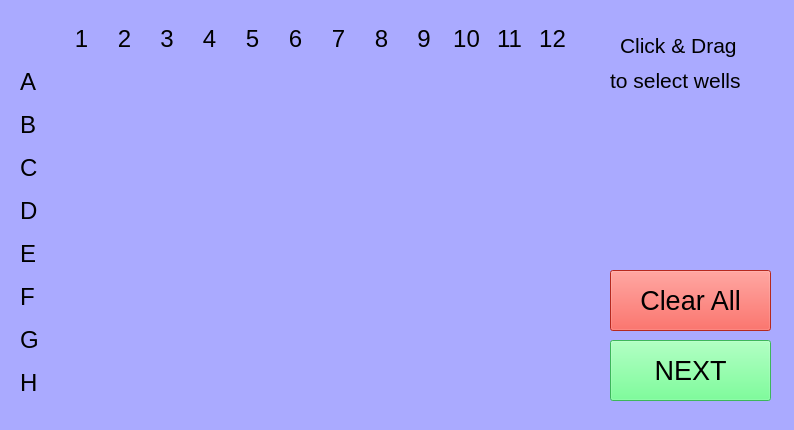
<?xml version="1.0" encoding="UTF-8"?>
<ui version="4.0">
 <class>Form</class>
 <widget class="QWidget" name="Form">
  <property name="geometry">
   <rect>
    <x>0</x>
    <y>0</y>
    <width>794</width>
    <height>430</height>
   </rect>
  </property>
  <property name="windowTitle">
   <string>Form</string>
  </property>
  <property name="styleSheet">
   <string notr="true">background-color: rgb(170, 170, 255);</string>
  </property>
  <widget class="QPushButton" name="nextButton">
   <property name="geometry">
    <rect>
     <x>610</x>
     <y>340</y>
     <width>161</width>
     <height>61</height>
    </rect>
   </property>
   <property name="font">
    <font>
     <pointsize>20</pointsize>
    </font>
   </property>
   <property name="styleSheet">
    <string notr="true">background-color: rgb(85, 255, 127);</string>
   </property>
   <property name="text">
    <string>NEXT</string>
   </property>
  </widget>
  <widget class="QLabel" name="label_118">
   <property name="geometry">
    <rect>
     <x>620</x>
     <y>20</y>
     <width>131</width>
     <height>51</height>
    </rect>
   </property>
   <property name="font">
    <font>
     <pointsize>16</pointsize>
    </font>
   </property>
   <property name="text">
    <string>Click &amp; Drag </string>
   </property>
  </widget>
  <widget class="QLabel" name="label_119">
   <property name="geometry">
    <rect>
     <x>610</x>
     <y>60</y>
     <width>151</width>
     <height>41</height>
    </rect>
   </property>
   <property name="font">
    <font>
     <pointsize>16</pointsize>
    </font>
   </property>
   <property name="text">
    <string>to select wells</string>
   </property>
  </widget>
  <widget class="QPushButton" name="clearButton">
   <property name="geometry">
    <rect>
     <x>610</x>
     <y>270</y>
     <width>161</width>
     <height>61</height>
    </rect>
   </property>
   <property name="font">
    <font>
     <pointsize>20</pointsize>
    </font>
   </property>
   <property name="styleSheet">
    <string notr="true">background-color: rgb(255, 57, 43);</string>
   </property>
   <property name="text">
    <string>Clear All</string>
   </property>
  </widget>
  <widget class="QWidget" name="">
   <property name="geometry">
    <rect>
     <x>20</x>
     <y>20</y>
     <width>551</width>
     <height>381</height>
    </rect>
   </property>
   <layout class="QGridLayout" name="gridLayout">
    <item row="0" column="11">
     <widget class="QLabel" name="label_107">
      <property name="font">
       <font>
        <pointsize>18</pointsize>
       </font>
      </property>
      <property name="text">
       <string>11</string>
      </property>
      <property name="alignment">
       <set>Qt::AlignCenter</set>
      </property>
     </widget>
    </item>
    <item row="1" column="0">
     <widget class="QLabel" name="label_110">
      <property name="font">
       <font>
        <pointsize>18</pointsize>
       </font>
      </property>
      <property name="text">
       <string>A</string>
      </property>
     </widget>
    </item>
    <item row="0" column="2">
     <widget class="QLabel" name="label_98">
      <property name="font">
       <font>
        <pointsize>18</pointsize>
       </font>
      </property>
      <property name="text">
       <string>2</string>
      </property>
      <property name="alignment">
       <set>Qt::AlignCenter</set>
      </property>
     </widget>
    </item>
    <item row="0" column="3">
     <widget class="QLabel" name="label_99">
      <property name="font">
       <font>
        <pointsize>18</pointsize>
       </font>
      </property>
      <property name="text">
       <string>3</string>
      </property>
      <property name="alignment">
       <set>Qt::AlignCenter</set>
      </property>
     </widget>
    </item>
    <item row="1" column="1">
     <widget class="QLabel" name="A1">
      <property name="text">
       <string/>
      </property>
      <property name="pixmap">
       <pixmap>notSelectedWellLogo.svg</pixmap>
      </property>
      <property name="scaledContents">
       <bool>true</bool>
      </property>
     </widget>
    </item>
    <item row="0" column="4">
     <widget class="QLabel" name="label_100">
      <property name="font">
       <font>
        <pointsize>18</pointsize>
       </font>
      </property>
      <property name="text">
       <string>4</string>
      </property>
      <property name="alignment">
       <set>Qt::AlignCenter</set>
      </property>
     </widget>
    </item>
    <item row="0" column="7">
     <widget class="QLabel" name="label_103">
      <property name="font">
       <font>
        <pointsize>18</pointsize>
       </font>
      </property>
      <property name="text">
       <string>7</string>
      </property>
      <property name="alignment">
       <set>Qt::AlignCenter</set>
      </property>
     </widget>
    </item>
    <item row="0" column="10">
     <widget class="QLabel" name="label_106">
      <property name="font">
       <font>
        <pointsize>18</pointsize>
       </font>
      </property>
      <property name="text">
       <string>10</string>
      </property>
      <property name="alignment">
       <set>Qt::AlignCenter</set>
      </property>
     </widget>
    </item>
    <item row="1" column="2">
     <widget class="QLabel" name="A2">
      <property name="text">
       <string/>
      </property>
      <property name="pixmap">
       <pixmap>notSelectedWellLogo.svg</pixmap>
      </property>
      <property name="scaledContents">
       <bool>true</bool>
      </property>
     </widget>
    </item>
    <item row="0" column="5">
     <widget class="QLabel" name="label_101">
      <property name="font">
       <font>
        <pointsize>18</pointsize>
       </font>
      </property>
      <property name="text">
       <string>5</string>
      </property>
      <property name="alignment">
       <set>Qt::AlignCenter</set>
      </property>
     </widget>
    </item>
    <item row="0" column="12">
     <widget class="QLabel" name="label_108">
      <property name="font">
       <font>
        <pointsize>18</pointsize>
       </font>
      </property>
      <property name="text">
       <string>12</string>
      </property>
      <property name="alignment">
       <set>Qt::AlignCenter</set>
      </property>
     </widget>
    </item>
    <item row="1" column="3">
     <widget class="QLabel" name="A3">
      <property name="text">
       <string/>
      </property>
      <property name="pixmap">
       <pixmap>notSelectedWellLogo.svg</pixmap>
      </property>
      <property name="scaledContents">
       <bool>true</bool>
      </property>
     </widget>
    </item>
    <item row="0" column="0">
     <widget class="QLabel" name="label_109">
      <property name="font">
       <font>
        <pointsize>18</pointsize>
       </font>
      </property>
      <property name="text">
       <string/>
      </property>
     </widget>
    </item>
    <item row="1" column="4">
     <widget class="QLabel" name="A4">
      <property name="text">
       <string/>
      </property>
      <property name="pixmap">
       <pixmap>notSelectedWellLogo.svg</pixmap>
      </property>
      <property name="scaledContents">
       <bool>true</bool>
      </property>
     </widget>
    </item>
    <item row="0" column="9">
     <widget class="QLabel" name="label_105">
      <property name="font">
       <font>
        <pointsize>18</pointsize>
       </font>
      </property>
      <property name="text">
       <string>9</string>
      </property>
      <property name="alignment">
       <set>Qt::AlignCenter</set>
      </property>
     </widget>
    </item>
    <item row="0" column="6">
     <widget class="QLabel" name="label_102">
      <property name="font">
       <font>
        <pointsize>18</pointsize>
       </font>
      </property>
      <property name="text">
       <string>6</string>
      </property>
      <property name="alignment">
       <set>Qt::AlignCenter</set>
      </property>
     </widget>
    </item>
    <item row="0" column="8">
     <widget class="QLabel" name="label_104">
      <property name="font">
       <font>
        <pointsize>18</pointsize>
       </font>
      </property>
      <property name="text">
       <string>8</string>
      </property>
      <property name="alignment">
       <set>Qt::AlignCenter</set>
      </property>
     </widget>
    </item>
    <item row="2" column="6">
     <widget class="QLabel" name="B6">
      <property name="text">
       <string/>
      </property>
      <property name="pixmap">
       <pixmap>notSelectedWellLogo.svg</pixmap>
      </property>
      <property name="scaledContents">
       <bool>true</bool>
      </property>
     </widget>
    </item>
    <item row="1" column="11">
     <widget class="QLabel" name="A11">
      <property name="text">
       <string/>
      </property>
      <property name="pixmap">
       <pixmap>notSelectedWellLogo.svg</pixmap>
      </property>
      <property name="scaledContents">
       <bool>true</bool>
      </property>
     </widget>
    </item>
    <item row="1" column="6">
     <widget class="QLabel" name="A6">
      <property name="text">
       <string/>
      </property>
      <property name="pixmap">
       <pixmap>notSelectedWellLogo.svg</pixmap>
      </property>
      <property name="scaledContents">
       <bool>true</bool>
      </property>
     </widget>
    </item>
    <item row="2" column="3">
     <widget class="QLabel" name="B3">
      <property name="text">
       <string/>
      </property>
      <property name="pixmap">
       <pixmap>notSelectedWellLogo.svg</pixmap>
      </property>
      <property name="scaledContents">
       <bool>true</bool>
      </property>
     </widget>
    </item>
    <item row="2" column="8">
     <widget class="QLabel" name="B8">
      <property name="text">
       <string/>
      </property>
      <property name="pixmap">
       <pixmap>notSelectedWellLogo.svg</pixmap>
      </property>
      <property name="scaledContents">
       <bool>true</bool>
      </property>
     </widget>
    </item>
    <item row="1" column="12">
     <widget class="QLabel" name="A12">
      <property name="text">
       <string/>
      </property>
      <property name="pixmap">
       <pixmap>notSelectedWellLogo.svg</pixmap>
      </property>
      <property name="scaledContents">
       <bool>true</bool>
      </property>
     </widget>
    </item>
    <item row="3" column="1">
     <widget class="QLabel" name="C1">
      <property name="text">
       <string/>
      </property>
      <property name="pixmap">
       <pixmap>notSelectedWellLogo.svg</pixmap>
      </property>
      <property name="scaledContents">
       <bool>true</bool>
      </property>
     </widget>
    </item>
    <item row="2" column="1">
     <widget class="QLabel" name="B1">
      <property name="text">
       <string/>
      </property>
      <property name="pixmap">
       <pixmap>notSelectedWellLogo.svg</pixmap>
      </property>
      <property name="scaledContents">
       <bool>true</bool>
      </property>
     </widget>
    </item>
    <item row="3" column="7">
     <widget class="QLabel" name="C7">
      <property name="text">
       <string/>
      </property>
      <property name="pixmap">
       <pixmap>notSelectedWellLogo.svg</pixmap>
      </property>
      <property name="scaledContents">
       <bool>true</bool>
      </property>
     </widget>
    </item>
    <item row="3" column="8">
     <widget class="QLabel" name="C8">
      <property name="text">
       <string/>
      </property>
      <property name="pixmap">
       <pixmap>notSelectedWellLogo.svg</pixmap>
      </property>
      <property name="scaledContents">
       <bool>true</bool>
      </property>
     </widget>
    </item>
    <item row="1" column="8">
     <widget class="QLabel" name="A8">
      <property name="text">
       <string/>
      </property>
      <property name="pixmap">
       <pixmap>notSelectedWellLogo.svg</pixmap>
      </property>
      <property name="scaledContents">
       <bool>true</bool>
      </property>
     </widget>
    </item>
    <item row="2" column="0">
     <widget class="QLabel" name="label_111">
      <property name="font">
       <font>
        <pointsize>18</pointsize>
       </font>
      </property>
      <property name="text">
       <string>B</string>
      </property>
     </widget>
    </item>
    <item row="2" column="10">
     <widget class="QLabel" name="B10">
      <property name="text">
       <string/>
      </property>
      <property name="pixmap">
       <pixmap>notSelectedWellLogo.svg</pixmap>
      </property>
      <property name="scaledContents">
       <bool>true</bool>
      </property>
     </widget>
    </item>
    <item row="3" column="3">
     <widget class="QLabel" name="C3">
      <property name="text">
       <string/>
      </property>
      <property name="pixmap">
       <pixmap>notSelectedWellLogo.svg</pixmap>
      </property>
      <property name="scaledContents">
       <bool>true</bool>
      </property>
     </widget>
    </item>
    <item row="3" column="5">
     <widget class="QLabel" name="C5">
      <property name="text">
       <string/>
      </property>
      <property name="pixmap">
       <pixmap>notSelectedWellLogo.svg</pixmap>
      </property>
      <property name="scaledContents">
       <bool>true</bool>
      </property>
     </widget>
    </item>
    <item row="3" column="9">
     <widget class="QLabel" name="C9">
      <property name="text">
       <string/>
      </property>
      <property name="pixmap">
       <pixmap>notSelectedWellLogo.svg</pixmap>
      </property>
      <property name="scaledContents">
       <bool>true</bool>
      </property>
     </widget>
    </item>
    <item row="3" column="10">
     <widget class="QLabel" name="C10">
      <property name="text">
       <string/>
      </property>
      <property name="pixmap">
       <pixmap>notSelectedWellLogo.svg</pixmap>
      </property>
      <property name="scaledContents">
       <bool>true</bool>
      </property>
     </widget>
    </item>
    <item row="2" column="7">
     <widget class="QLabel" name="B7">
      <property name="text">
       <string/>
      </property>
      <property name="pixmap">
       <pixmap>notSelectedWellLogo.svg</pixmap>
      </property>
      <property name="scaledContents">
       <bool>true</bool>
      </property>
     </widget>
    </item>
    <item row="2" column="5">
     <widget class="QLabel" name="B5">
      <property name="text">
       <string/>
      </property>
      <property name="pixmap">
       <pixmap>notSelectedWellLogo.svg</pixmap>
      </property>
      <property name="scaledContents">
       <bool>true</bool>
      </property>
     </widget>
    </item>
    <item row="1" column="7">
     <widget class="QLabel" name="A7">
      <property name="text">
       <string/>
      </property>
      <property name="pixmap">
       <pixmap>notSelectedWellLogo.svg</pixmap>
      </property>
      <property name="scaledContents">
       <bool>true</bool>
      </property>
     </widget>
    </item>
    <item row="2" column="12">
     <widget class="QLabel" name="B12">
      <property name="text">
       <string/>
      </property>
      <property name="pixmap">
       <pixmap>notSelectedWellLogo.svg</pixmap>
      </property>
      <property name="scaledContents">
       <bool>true</bool>
      </property>
     </widget>
    </item>
    <item row="3" column="2">
     <widget class="QLabel" name="C2">
      <property name="text">
       <string/>
      </property>
      <property name="pixmap">
       <pixmap>notSelectedWellLogo.svg</pixmap>
      </property>
      <property name="scaledContents">
       <bool>true</bool>
      </property>
     </widget>
    </item>
    <item row="2" column="9">
     <widget class="QLabel" name="B9">
      <property name="text">
       <string/>
      </property>
      <property name="pixmap">
       <pixmap>notSelectedWellLogo.svg</pixmap>
      </property>
      <property name="scaledContents">
       <bool>true</bool>
      </property>
     </widget>
    </item>
    <item row="3" column="4">
     <widget class="QLabel" name="C4">
      <property name="text">
       <string/>
      </property>
      <property name="pixmap">
       <pixmap>notSelectedWellLogo.svg</pixmap>
      </property>
      <property name="scaledContents">
       <bool>true</bool>
      </property>
     </widget>
    </item>
    <item row="1" column="5">
     <widget class="QLabel" name="A5">
      <property name="text">
       <string/>
      </property>
      <property name="pixmap">
       <pixmap>notSelectedWellLogo.svg</pixmap>
      </property>
      <property name="scaledContents">
       <bool>true</bool>
      </property>
     </widget>
    </item>
    <item row="2" column="2">
     <widget class="QLabel" name="B2">
      <property name="text">
       <string/>
      </property>
      <property name="pixmap">
       <pixmap>notSelectedWellLogo.svg</pixmap>
      </property>
      <property name="scaledContents">
       <bool>true</bool>
      </property>
     </widget>
    </item>
    <item row="1" column="10">
     <widget class="QLabel" name="A10">
      <property name="text">
       <string/>
      </property>
      <property name="pixmap">
       <pixmap>notSelectedWellLogo.svg</pixmap>
      </property>
      <property name="scaledContents">
       <bool>true</bool>
      </property>
     </widget>
    </item>
    <item row="2" column="4">
     <widget class="QLabel" name="B4">
      <property name="text">
       <string/>
      </property>
      <property name="pixmap">
       <pixmap>notSelectedWellLogo.svg</pixmap>
      </property>
      <property name="scaledContents">
       <bool>true</bool>
      </property>
     </widget>
    </item>
    <item row="1" column="9">
     <widget class="QLabel" name="A9">
      <property name="text">
       <string/>
      </property>
      <property name="pixmap">
       <pixmap>notSelectedWellLogo.svg</pixmap>
      </property>
      <property name="scaledContents">
       <bool>true</bool>
      </property>
     </widget>
    </item>
    <item row="2" column="11">
     <widget class="QLabel" name="B11">
      <property name="text">
       <string/>
      </property>
      <property name="pixmap">
       <pixmap>notSelectedWellLogo.svg</pixmap>
      </property>
      <property name="scaledContents">
       <bool>true</bool>
      </property>
     </widget>
    </item>
    <item row="3" column="0">
     <widget class="QLabel" name="label_112">
      <property name="font">
       <font>
        <pointsize>18</pointsize>
       </font>
      </property>
      <property name="text">
       <string>C</string>
      </property>
     </widget>
    </item>
    <item row="3" column="6">
     <widget class="QLabel" name="C6">
      <property name="text">
       <string/>
      </property>
      <property name="pixmap">
       <pixmap>notSelectedWellLogo.svg</pixmap>
      </property>
      <property name="scaledContents">
       <bool>true</bool>
      </property>
     </widget>
    </item>
    <item row="5" column="1">
     <widget class="QLabel" name="E1">
      <property name="text">
       <string/>
      </property>
      <property name="pixmap">
       <pixmap>notSelectedWellLogo.svg</pixmap>
      </property>
      <property name="scaledContents">
       <bool>true</bool>
      </property>
     </widget>
    </item>
    <item row="3" column="12">
     <widget class="QLabel" name="C12">
      <property name="text">
       <string/>
      </property>
      <property name="pixmap">
       <pixmap>notSelectedWellLogo.svg</pixmap>
      </property>
      <property name="scaledContents">
       <bool>true</bool>
      </property>
     </widget>
    </item>
    <item row="4" column="2">
     <widget class="QLabel" name="D2">
      <property name="text">
       <string/>
      </property>
      <property name="pixmap">
       <pixmap>notSelectedWellLogo.svg</pixmap>
      </property>
      <property name="scaledContents">
       <bool>true</bool>
      </property>
     </widget>
    </item>
    <item row="5" column="2">
     <widget class="QLabel" name="E2">
      <property name="text">
       <string/>
      </property>
      <property name="pixmap">
       <pixmap>notSelectedWellLogo.svg</pixmap>
      </property>
      <property name="scaledContents">
       <bool>true</bool>
      </property>
     </widget>
    </item>
    <item row="5" column="3">
     <widget class="QLabel" name="E3">
      <property name="text">
       <string/>
      </property>
      <property name="pixmap">
       <pixmap>notSelectedWellLogo.svg</pixmap>
      </property>
      <property name="scaledContents">
       <bool>true</bool>
      </property>
     </widget>
    </item>
    <item row="5" column="4">
     <widget class="QLabel" name="E4">
      <property name="text">
       <string/>
      </property>
      <property name="pixmap">
       <pixmap>notSelectedWellLogo.svg</pixmap>
      </property>
      <property name="scaledContents">
       <bool>true</bool>
      </property>
     </widget>
    </item>
    <item row="4" column="7">
     <widget class="QLabel" name="D7">
      <property name="text">
       <string/>
      </property>
      <property name="pixmap">
       <pixmap>notSelectedWellLogo.svg</pixmap>
      </property>
      <property name="scaledContents">
       <bool>true</bool>
      </property>
     </widget>
    </item>
    <item row="5" column="5">
     <widget class="QLabel" name="E5">
      <property name="text">
       <string/>
      </property>
      <property name="pixmap">
       <pixmap>notSelectedWellLogo.svg</pixmap>
      </property>
      <property name="scaledContents">
       <bool>true</bool>
      </property>
     </widget>
    </item>
    <item row="3" column="11">
     <widget class="QLabel" name="C11">
      <property name="text">
       <string/>
      </property>
      <property name="pixmap">
       <pixmap>notSelectedWellLogo.svg</pixmap>
      </property>
      <property name="scaledContents">
       <bool>true</bool>
      </property>
     </widget>
    </item>
    <item row="5" column="6">
     <widget class="QLabel" name="E6">
      <property name="text">
       <string/>
      </property>
      <property name="pixmap">
       <pixmap>notSelectedWellLogo.svg</pixmap>
      </property>
      <property name="scaledContents">
       <bool>true</bool>
      </property>
     </widget>
    </item>
    <item row="4" column="0">
     <widget class="QLabel" name="label_113">
      <property name="font">
       <font>
        <pointsize>18</pointsize>
       </font>
      </property>
      <property name="text">
       <string>D</string>
      </property>
     </widget>
    </item>
    <item row="4" column="4">
     <widget class="QLabel" name="D4">
      <property name="text">
       <string/>
      </property>
      <property name="pixmap">
       <pixmap>notSelectedWellLogo.svg</pixmap>
      </property>
      <property name="scaledContents">
       <bool>true</bool>
      </property>
     </widget>
    </item>
    <item row="5" column="11">
     <widget class="QLabel" name="E11">
      <property name="text">
       <string/>
      </property>
      <property name="pixmap">
       <pixmap>notSelectedWellLogo.svg</pixmap>
      </property>
      <property name="scaledContents">
       <bool>true</bool>
      </property>
     </widget>
    </item>
    <item row="5" column="10">
     <widget class="QLabel" name="E10">
      <property name="text">
       <string/>
      </property>
      <property name="pixmap">
       <pixmap>notSelectedWellLogo.svg</pixmap>
      </property>
      <property name="scaledContents">
       <bool>true</bool>
      </property>
     </widget>
    </item>
    <item row="5" column="12">
     <widget class="QLabel" name="E12">
      <property name="text">
       <string/>
      </property>
      <property name="pixmap">
       <pixmap>notSelectedWellLogo.svg</pixmap>
      </property>
      <property name="scaledContents">
       <bool>true</bool>
      </property>
     </widget>
    </item>
    <item row="4" column="11">
     <widget class="QLabel" name="D11">
      <property name="text">
       <string/>
      </property>
      <property name="pixmap">
       <pixmap>notSelectedWellLogo.svg</pixmap>
      </property>
      <property name="scaledContents">
       <bool>true</bool>
      </property>
     </widget>
    </item>
    <item row="6" column="0">
     <widget class="QLabel" name="label_115">
      <property name="font">
       <font>
        <pointsize>18</pointsize>
       </font>
      </property>
      <property name="text">
       <string>F</string>
      </property>
     </widget>
    </item>
    <item row="6" column="1">
     <widget class="QLabel" name="F1">
      <property name="text">
       <string/>
      </property>
      <property name="pixmap">
       <pixmap>notSelectedWellLogo.svg</pixmap>
      </property>
      <property name="scaledContents">
       <bool>true</bool>
      </property>
     </widget>
    </item>
    <item row="6" column="2">
     <widget class="QLabel" name="F2">
      <property name="text">
       <string/>
      </property>
      <property name="pixmap">
       <pixmap>notSelectedWellLogo.svg</pixmap>
      </property>
      <property name="scaledContents">
       <bool>true</bool>
      </property>
     </widget>
    </item>
    <item row="4" column="3">
     <widget class="QLabel" name="D3">
      <property name="text">
       <string/>
      </property>
      <property name="pixmap">
       <pixmap>notSelectedWellLogo.svg</pixmap>
      </property>
      <property name="scaledContents">
       <bool>true</bool>
      </property>
     </widget>
    </item>
    <item row="5" column="7">
     <widget class="QLabel" name="E7">
      <property name="text">
       <string/>
      </property>
      <property name="pixmap">
       <pixmap>notSelectedWellLogo.svg</pixmap>
      </property>
      <property name="scaledContents">
       <bool>true</bool>
      </property>
     </widget>
    </item>
    <item row="5" column="8">
     <widget class="QLabel" name="E8">
      <property name="text">
       <string/>
      </property>
      <property name="pixmap">
       <pixmap>notSelectedWellLogo.svg</pixmap>
      </property>
      <property name="scaledContents">
       <bool>true</bool>
      </property>
     </widget>
    </item>
    <item row="5" column="9">
     <widget class="QLabel" name="E9">
      <property name="text">
       <string/>
      </property>
      <property name="pixmap">
       <pixmap>notSelectedWellLogo.svg</pixmap>
      </property>
      <property name="scaledContents">
       <bool>true</bool>
      </property>
     </widget>
    </item>
    <item row="6" column="3">
     <widget class="QLabel" name="F3">
      <property name="text">
       <string/>
      </property>
      <property name="pixmap">
       <pixmap>notSelectedWellLogo.svg</pixmap>
      </property>
      <property name="scaledContents">
       <bool>true</bool>
      </property>
     </widget>
    </item>
    <item row="4" column="1">
     <widget class="QLabel" name="D1">
      <property name="text">
       <string/>
      </property>
      <property name="pixmap">
       <pixmap>notSelectedWellLogo.svg</pixmap>
      </property>
      <property name="scaledContents">
       <bool>true</bool>
      </property>
     </widget>
    </item>
    <item row="4" column="8">
     <widget class="QLabel" name="D8">
      <property name="text">
       <string/>
      </property>
      <property name="pixmap">
       <pixmap>notSelectedWellLogo.svg</pixmap>
      </property>
      <property name="scaledContents">
       <bool>true</bool>
      </property>
     </widget>
    </item>
    <item row="4" column="6">
     <widget class="QLabel" name="D6">
      <property name="text">
       <string/>
      </property>
      <property name="pixmap">
       <pixmap>notSelectedWellLogo.svg</pixmap>
      </property>
      <property name="scaledContents">
       <bool>true</bool>
      </property>
     </widget>
    </item>
    <item row="4" column="9">
     <widget class="QLabel" name="D9">
      <property name="text">
       <string/>
      </property>
      <property name="pixmap">
       <pixmap>notSelectedWellLogo.svg</pixmap>
      </property>
      <property name="scaledContents">
       <bool>true</bool>
      </property>
     </widget>
    </item>
    <item row="4" column="5">
     <widget class="QLabel" name="D5">
      <property name="text">
       <string/>
      </property>
      <property name="pixmap">
       <pixmap>notSelectedWellLogo.svg</pixmap>
      </property>
      <property name="scaledContents">
       <bool>true</bool>
      </property>
     </widget>
    </item>
    <item row="4" column="10">
     <widget class="QLabel" name="D10">
      <property name="text">
       <string/>
      </property>
      <property name="pixmap">
       <pixmap>notSelectedWellLogo.svg</pixmap>
      </property>
      <property name="scaledContents">
       <bool>true</bool>
      </property>
     </widget>
    </item>
    <item row="4" column="12">
     <widget class="QLabel" name="D12">
      <property name="text">
       <string/>
      </property>
      <property name="pixmap">
       <pixmap>notSelectedWellLogo.svg</pixmap>
      </property>
      <property name="scaledContents">
       <bool>true</bool>
      </property>
     </widget>
    </item>
    <item row="5" column="0">
     <widget class="QLabel" name="label_114">
      <property name="font">
       <font>
        <pointsize>18</pointsize>
       </font>
      </property>
      <property name="text">
       <string>E</string>
      </property>
     </widget>
    </item>
    <item row="6" column="5">
     <widget class="QLabel" name="F5">
      <property name="text">
       <string/>
      </property>
      <property name="pixmap">
       <pixmap>notSelectedWellLogo.svg</pixmap>
      </property>
      <property name="scaledContents">
       <bool>true</bool>
      </property>
     </widget>
    </item>
    <item row="6" column="10">
     <widget class="QLabel" name="F10">
      <property name="text">
       <string/>
      </property>
      <property name="pixmap">
       <pixmap>notSelectedWellLogo.svg</pixmap>
      </property>
      <property name="scaledContents">
       <bool>true</bool>
      </property>
     </widget>
    </item>
    <item row="7" column="1">
     <widget class="QLabel" name="G1">
      <property name="text">
       <string/>
      </property>
      <property name="pixmap">
       <pixmap>notSelectedWellLogo.svg</pixmap>
      </property>
      <property name="scaledContents">
       <bool>true</bool>
      </property>
     </widget>
    </item>
    <item row="7" column="10">
     <widget class="QLabel" name="G10">
      <property name="text">
       <string/>
      </property>
      <property name="pixmap">
       <pixmap>notSelectedWellLogo.svg</pixmap>
      </property>
      <property name="scaledContents">
       <bool>true</bool>
      </property>
     </widget>
    </item>
    <item row="6" column="4">
     <widget class="QLabel" name="F4">
      <property name="text">
       <string/>
      </property>
      <property name="pixmap">
       <pixmap>notSelectedWellLogo.svg</pixmap>
      </property>
      <property name="scaledContents">
       <bool>true</bool>
      </property>
     </widget>
    </item>
    <item row="6" column="11">
     <widget class="QLabel" name="F11">
      <property name="text">
       <string/>
      </property>
      <property name="pixmap">
       <pixmap>notSelectedWellLogo.svg</pixmap>
      </property>
      <property name="scaledContents">
       <bool>true</bool>
      </property>
     </widget>
    </item>
    <item row="6" column="7">
     <widget class="QLabel" name="F7">
      <property name="text">
       <string/>
      </property>
      <property name="pixmap">
       <pixmap>notSelectedWellLogo.svg</pixmap>
      </property>
      <property name="scaledContents">
       <bool>true</bool>
      </property>
     </widget>
    </item>
    <item row="6" column="6">
     <widget class="QLabel" name="F6">
      <property name="text">
       <string/>
      </property>
      <property name="pixmap">
       <pixmap>notSelectedWellLogo.svg</pixmap>
      </property>
      <property name="scaledContents">
       <bool>true</bool>
      </property>
     </widget>
    </item>
    <item row="6" column="12">
     <widget class="QLabel" name="F12">
      <property name="text">
       <string/>
      </property>
      <property name="pixmap">
       <pixmap>notSelectedWellLogo.svg</pixmap>
      </property>
      <property name="scaledContents">
       <bool>true</bool>
      </property>
     </widget>
    </item>
    <item row="7" column="6">
     <widget class="QLabel" name="G6">
      <property name="text">
       <string/>
      </property>
      <property name="pixmap">
       <pixmap>notSelectedWellLogo.svg</pixmap>
      </property>
      <property name="scaledContents">
       <bool>true</bool>
      </property>
     </widget>
    </item>
    <item row="6" column="8">
     <widget class="QLabel" name="F8">
      <property name="text">
       <string/>
      </property>
      <property name="pixmap">
       <pixmap>notSelectedWellLogo.svg</pixmap>
      </property>
      <property name="scaledContents">
       <bool>true</bool>
      </property>
     </widget>
    </item>
    <item row="7" column="3">
     <widget class="QLabel" name="G3">
      <property name="text">
       <string/>
      </property>
      <property name="pixmap">
       <pixmap>notSelectedWellLogo.svg</pixmap>
      </property>
      <property name="scaledContents">
       <bool>true</bool>
      </property>
     </widget>
    </item>
    <item row="7" column="12">
     <widget class="QLabel" name="G12">
      <property name="text">
       <string/>
      </property>
      <property name="pixmap">
       <pixmap>notSelectedWellLogo.svg</pixmap>
      </property>
      <property name="scaledContents">
       <bool>true</bool>
      </property>
     </widget>
    </item>
    <item row="7" column="11">
     <widget class="QLabel" name="G11">
      <property name="text">
       <string/>
      </property>
      <property name="pixmap">
       <pixmap>notSelectedWellLogo.svg</pixmap>
      </property>
      <property name="scaledContents">
       <bool>true</bool>
      </property>
     </widget>
    </item>
    <item row="8" column="0">
     <widget class="QLabel" name="label_117">
      <property name="font">
       <font>
        <pointsize>18</pointsize>
       </font>
      </property>
      <property name="text">
       <string>H</string>
      </property>
     </widget>
    </item>
    <item row="8" column="1">
     <widget class="QLabel" name="H1">
      <property name="text">
       <string/>
      </property>
      <property name="pixmap">
       <pixmap>notSelectedWellLogo.svg</pixmap>
      </property>
      <property name="scaledContents">
       <bool>true</bool>
      </property>
     </widget>
    </item>
    <item row="7" column="0">
     <widget class="QLabel" name="label_116">
      <property name="font">
       <font>
        <pointsize>18</pointsize>
       </font>
      </property>
      <property name="text">
       <string>G</string>
      </property>
     </widget>
    </item>
    <item row="8" column="3">
     <widget class="QLabel" name="H3">
      <property name="text">
       <string/>
      </property>
      <property name="pixmap">
       <pixmap>notSelectedWellLogo.svg</pixmap>
      </property>
      <property name="scaledContents">
       <bool>true</bool>
      </property>
     </widget>
    </item>
    <item row="7" column="9">
     <widget class="QLabel" name="G9">
      <property name="text">
       <string/>
      </property>
      <property name="pixmap">
       <pixmap>notSelectedWellLogo.svg</pixmap>
      </property>
      <property name="scaledContents">
       <bool>true</bool>
      </property>
     </widget>
    </item>
    <item row="8" column="4">
     <widget class="QLabel" name="H4">
      <property name="text">
       <string/>
      </property>
      <property name="pixmap">
       <pixmap>notSelectedWellLogo.svg</pixmap>
      </property>
      <property name="scaledContents">
       <bool>true</bool>
      </property>
     </widget>
    </item>
    <item row="8" column="5">
     <widget class="QLabel" name="H5">
      <property name="text">
       <string/>
      </property>
      <property name="pixmap">
       <pixmap>notSelectedWellLogo.svg</pixmap>
      </property>
      <property name="scaledContents">
       <bool>true</bool>
      </property>
     </widget>
    </item>
    <item row="7" column="7">
     <widget class="QLabel" name="G7">
      <property name="text">
       <string/>
      </property>
      <property name="pixmap">
       <pixmap>notSelectedWellLogo.svg</pixmap>
      </property>
      <property name="scaledContents">
       <bool>true</bool>
      </property>
     </widget>
    </item>
    <item row="7" column="2">
     <widget class="QLabel" name="G2">
      <property name="text">
       <string/>
      </property>
      <property name="pixmap">
       <pixmap>notSelectedWellLogo.svg</pixmap>
      </property>
      <property name="scaledContents">
       <bool>true</bool>
      </property>
     </widget>
    </item>
    <item row="7" column="8">
     <widget class="QLabel" name="G8">
      <property name="text">
       <string/>
      </property>
      <property name="pixmap">
       <pixmap>notSelectedWellLogo.svg</pixmap>
      </property>
      <property name="scaledContents">
       <bool>true</bool>
      </property>
     </widget>
    </item>
    <item row="8" column="6">
     <widget class="QLabel" name="H6">
      <property name="text">
       <string/>
      </property>
      <property name="pixmap">
       <pixmap>notSelectedWellLogo.svg</pixmap>
      </property>
      <property name="scaledContents">
       <bool>true</bool>
      </property>
     </widget>
    </item>
    <item row="8" column="8">
     <widget class="QLabel" name="H8">
      <property name="text">
       <string/>
      </property>
      <property name="pixmap">
       <pixmap>notSelectedWellLogo.svg</pixmap>
      </property>
      <property name="scaledContents">
       <bool>true</bool>
      </property>
     </widget>
    </item>
    <item row="6" column="9">
     <widget class="QLabel" name="F9">
      <property name="text">
       <string/>
      </property>
      <property name="pixmap">
       <pixmap>notSelectedWellLogo.svg</pixmap>
      </property>
      <property name="scaledContents">
       <bool>true</bool>
      </property>
     </widget>
    </item>
    <item row="7" column="4">
     <widget class="QLabel" name="G4">
      <property name="text">
       <string/>
      </property>
      <property name="pixmap">
       <pixmap>notSelectedWellLogo.svg</pixmap>
      </property>
      <property name="scaledContents">
       <bool>true</bool>
      </property>
     </widget>
    </item>
    <item row="7" column="5">
     <widget class="QLabel" name="G5">
      <property name="text">
       <string/>
      </property>
      <property name="pixmap">
       <pixmap>notSelectedWellLogo.svg</pixmap>
      </property>
      <property name="scaledContents">
       <bool>true</bool>
      </property>
     </widget>
    </item>
    <item row="8" column="2">
     <widget class="QLabel" name="H2">
      <property name="text">
       <string/>
      </property>
      <property name="pixmap">
       <pixmap>notSelectedWellLogo.svg</pixmap>
      </property>
      <property name="scaledContents">
       <bool>true</bool>
      </property>
     </widget>
    </item>
    <item row="8" column="7">
     <widget class="QLabel" name="H7">
      <property name="text">
       <string/>
      </property>
      <property name="pixmap">
       <pixmap>notSelectedWellLogo.svg</pixmap>
      </property>
      <property name="scaledContents">
       <bool>true</bool>
      </property>
     </widget>
    </item>
    <item row="8" column="9">
     <widget class="QLabel" name="H9">
      <property name="text">
       <string/>
      </property>
      <property name="pixmap">
       <pixmap>notSelectedWellLogo.svg</pixmap>
      </property>
      <property name="scaledContents">
       <bool>true</bool>
      </property>
     </widget>
    </item>
    <item row="8" column="11">
     <widget class="QLabel" name="H11">
      <property name="text">
       <string/>
      </property>
      <property name="pixmap">
       <pixmap>notSelectedWellLogo.svg</pixmap>
      </property>
      <property name="scaledContents">
       <bool>true</bool>
      </property>
     </widget>
    </item>
    <item row="8" column="10">
     <widget class="QLabel" name="H10">
      <property name="text">
       <string/>
      </property>
      <property name="pixmap">
       <pixmap>notSelectedWellLogo.svg</pixmap>
      </property>
      <property name="scaledContents">
       <bool>true</bool>
      </property>
     </widget>
    </item>
    <item row="8" column="12">
     <widget class="QLabel" name="H12">
      <property name="text">
       <string/>
      </property>
      <property name="pixmap">
       <pixmap>notSelectedWellLogo.svg</pixmap>
      </property>
      <property name="scaledContents">
       <bool>true</bool>
      </property>
     </widget>
    </item>
    <item row="0" column="1">
     <widget class="QLabel" name="label_97">
      <property name="font">
       <font>
        <pointsize>18</pointsize>
       </font>
      </property>
      <property name="text">
       <string>1</string>
      </property>
      <property name="alignment">
       <set>Qt::AlignCenter</set>
      </property>
     </widget>
    </item>
   </layout>
  </widget>
  <zorder>A1</zorder>
  <zorder>B1</zorder>
  <zorder>C1</zorder>
  <zorder>D1</zorder>
  <zorder>E1</zorder>
  <zorder>F1</zorder>
  <zorder>G1</zorder>
  <zorder>H1</zorder>
  <zorder>F2</zorder>
  <zorder>G2</zorder>
  <zorder>A2</zorder>
  <zorder>D2</zorder>
  <zorder>E2</zorder>
  <zorder>B2</zorder>
  <zorder>H2</zorder>
  <zorder>C2</zorder>
  <zorder>F3</zorder>
  <zorder>G3</zorder>
  <zorder>A3</zorder>
  <zorder>D3</zorder>
  <zorder>E3</zorder>
  <zorder>B3</zorder>
  <zorder>H3</zorder>
  <zorder>C3</zorder>
  <zorder>F4</zorder>
  <zorder>G4</zorder>
  <zorder>A4</zorder>
  <zorder>D4</zorder>
  <zorder>E4</zorder>
  <zorder>B4</zorder>
  <zorder>H4</zorder>
  <zorder>C4</zorder>
  <zorder>F5</zorder>
  <zorder>G5</zorder>
  <zorder>A5</zorder>
  <zorder>D5</zorder>
  <zorder>E5</zorder>
  <zorder>B5</zorder>
  <zorder>H5</zorder>
  <zorder>C5</zorder>
  <zorder>F6</zorder>
  <zorder>G6</zorder>
  <zorder>A6</zorder>
  <zorder>D6</zorder>
  <zorder>E6</zorder>
  <zorder>B6</zorder>
  <zorder>H6</zorder>
  <zorder>C6</zorder>
  <zorder>F7</zorder>
  <zorder>G7</zorder>
  <zorder>A7</zorder>
  <zorder>D7</zorder>
  <zorder>E7</zorder>
  <zorder>B7</zorder>
  <zorder>H7</zorder>
  <zorder>C7</zorder>
  <zorder>F8</zorder>
  <zorder>G8</zorder>
  <zorder>A8</zorder>
  <zorder>D8</zorder>
  <zorder>E8</zorder>
  <zorder>B8</zorder>
  <zorder>H8</zorder>
  <zorder>C8</zorder>
  <zorder>F9</zorder>
  <zorder>G9</zorder>
  <zorder>A9</zorder>
  <zorder>D9</zorder>
  <zorder>E9</zorder>
  <zorder>B9</zorder>
  <zorder>H9</zorder>
  <zorder>C9</zorder>
  <zorder>F10</zorder>
  <zorder>G10</zorder>
  <zorder>A10</zorder>
  <zorder>D10</zorder>
  <zorder>E10</zorder>
  <zorder>B10</zorder>
  <zorder>H10</zorder>
  <zorder>C10</zorder>
  <zorder>F11</zorder>
  <zorder>G11</zorder>
  <zorder>A11</zorder>
  <zorder>D11</zorder>
  <zorder>E11</zorder>
  <zorder>B11</zorder>
  <zorder>H11</zorder>
  <zorder>C11</zorder>
  <zorder>E12</zorder>
  <zorder>B12</zorder>
  <zorder>C12</zorder>
  <zorder>D12</zorder>
  <zorder>A12</zorder>
  <zorder>G12</zorder>
  <zorder>F12</zorder>
  <zorder>H12</zorder>
  <zorder>label_97</zorder>
  <zorder>label_98</zorder>
  <zorder>label_99</zorder>
  <zorder>label_100</zorder>
  <zorder>label_101</zorder>
  <zorder>label_102</zorder>
  <zorder>label_103</zorder>
  <zorder>label_104</zorder>
  <zorder>label_105</zorder>
  <zorder>label_106</zorder>
  <zorder>label_107</zorder>
  <zorder>label_108</zorder>
  <zorder>label_109</zorder>
  <zorder>label_110</zorder>
  <zorder>label_111</zorder>
  <zorder>label_112</zorder>
  <zorder>label_113</zorder>
  <zorder>label_114</zorder>
  <zorder>label_115</zorder>
  <zorder>label_116</zorder>
  <zorder>label_117</zorder>
  <zorder>label_109</zorder>
  <zorder>nextButton</zorder>
  <zorder>label_118</zorder>
  <zorder>label_119</zorder>
  <zorder>clearButton</zorder>
 </widget>
 <resources/>
 <connections/>
</ui>
